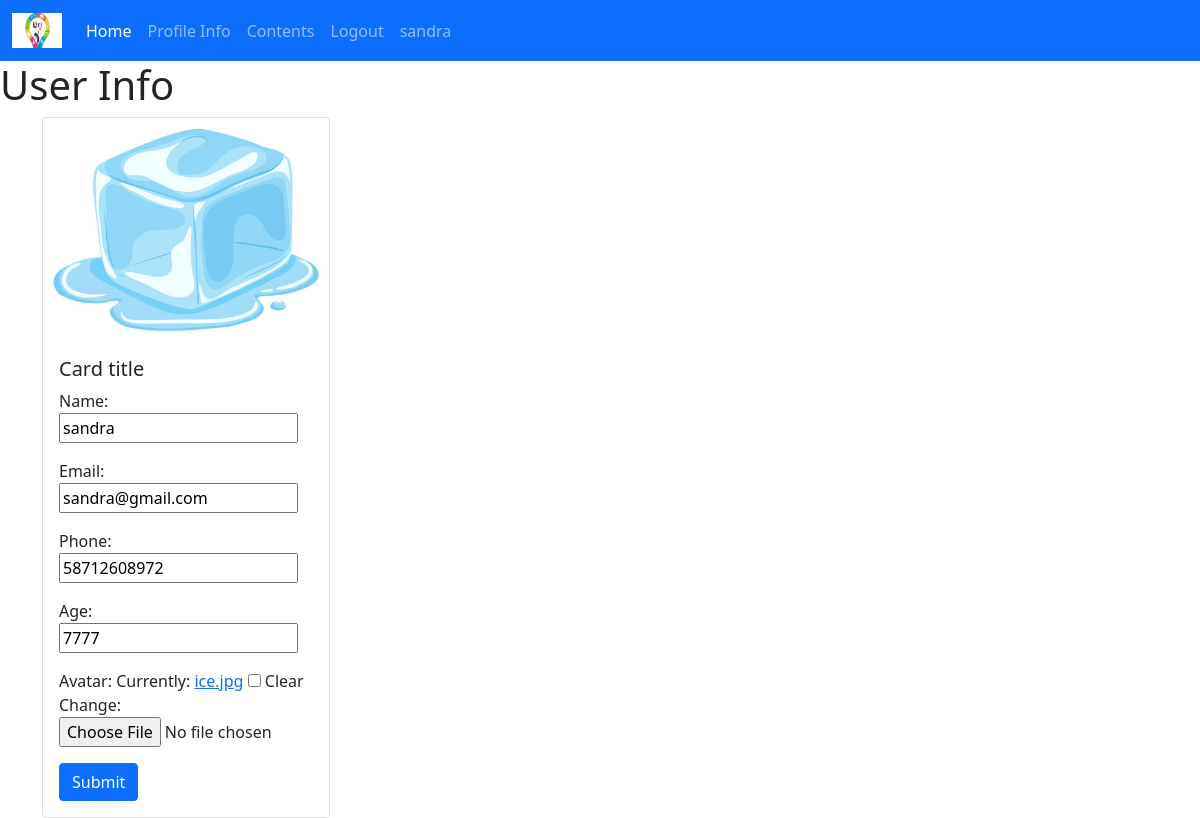
Page /profileInfo (signed in) on the committed database.
### bookstore/models.py (models this page shows, shortened)
class Customer(models.Model):
    user = models.OneToOneField(User, null=True, on_delete=models.CASCADE)
    name = models.CharField(max_length=190, null=True)
    email = models.CharField(max_length=190, null=True)
    phone = models.CharField(max_length=190, null=True)
    age = models.CharField(max_length=190, null=True)
    avatar = models.ImageField(blank = True, null=True, default='avatar.png')
    date_created = models.DateField(auto_now_add=True, null=True)

### bookstore/views.py (the view)
# urls.py: path('profileInfo', views.profileInfo, name='profileInfo'),
def profileInfo(request):
    customer = request.user.customer
    form = ProfileInfo(instance=customer)
    if request.method == 'POST':
            form = ProfileInfo(request.POST, request.FILES, instance=customer)
            if form.is_valid():
                form.save()
    context = {'form' : form}
    return render(request,'bookstore-templates/profileInfo.html',context)

### bookstore/forms.py
class ProfileInfo(ModelForm):
     class Meta:
         model = Customer
         fields = "__all__"
         exclude =['user']

### bookstore/templates/bookstore-templates/profileInfo.html (shortened to what this page needs)
{% extends 'bookstore-templates/dashboard.html'  %}
{% block content %}
<h1>User Info </h1>
<div class="container">
<div class="card" style="width: 18rem;">
    <img class="card-img-top" src="{{request.user.customer.avatar.url}}" alt="Card image cap">
    <div class="card-body">
      <h5 class="card-title">Card title</h5>
      <form method="post" action="" enctype="multipart/form-data">
        <div class="form-group">
          {{form.as_p}}
        </div>
        <button type="submit" class="btn btn-primary">Submit</button>
      </form>
    </div>
  </div>
</div>
{% endblock %}

### bookstore/templates/bookstore-templates/navbar.html (shortened to what this page needs)
{% load static %}
<!DOCTYPE html>
<html lang="en">
<head>
<link href="https://cdn.jsdelivr.net/npm/bootstrap@5.0.2/dist/css/bootstrap.min.css" rel="stylesheet">
<link rel="stylesheet" href="https://pro.fontawesome.com/releases/v5.10.0/css/all.css"/>
<nav class="navbar navbar-expand-lg  navbar-dark bg-primary">
    <div class="container-fluid">
      <a class="navbar-brand" href="#">
        <img src="{% static '/images/uri.jpg' %}" alt="" width="50" height="35">
      </a>
      <div class="collapse navbar-collapse" id="navbarSupportedContent">
        <ul class="navbar-nav me-auto mb-2 mb-lg-0">
          {% if request.user.is_staff %}
          <li class="nav-item">
            <a class="nav-link active" aria-current="page" href="{% url 'home'%}">Home</a>
          </li>
          {% endif %}
          <li class="nav-item">
            <a class="nav-link" href="{% url 'profileInfo'%}">Profile Info</a>
          </li>
          <li class="nav-item">
            <a class="nav-link" href="{% url 'contacts'%}">Contents</a>
          </li>
          <li class="nav-item">
            <a class="nav-link" href="{% url 'logout'%}">Logout</a>
          </li>
          <li class="nav-item">
            <a class="nav-link" href="#">{{request.user}}</a>
          </li>
        </ul>
      </div>
    </div>
  </nav>
</body>
</html>

### rows in the picture
Customer: name "sandra", email "sandra@gmail.com", phone "58712608972", age "7777"

### other values in the picture
{{ request.user }} "sandra"
